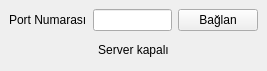
<?xml version="1.0" encoding="UTF-8"?>
<ui version="4.0">
 <class>MainWindow</class>
 <widget class="QMainWindow" name="MainWindow">
  <property name="geometry">
   <rect>
    <x>0</x>
    <y>0</y>
    <width>267</width>
    <height>71</height>
   </rect>
  </property>
  <property name="windowTitle">
   <string>MainWindow</string>
  </property>
  <widget class="QWidget" name="centralwidget">
   <layout class="QGridLayout" name="gridLayout_2">
    <item row="0" column="0">
     <layout class="QGridLayout" name="gridLayout">
      <item row="0" column="2">
       <widget class="QPushButton" name="pushButton">
        <property name="text">
         <string>Bağlan</string>
        </property>
       </widget>
      </item>
      <item row="0" column="1">
       <widget class="QLineEdit" name="lineEdit"/>
      </item>
      <item row="0" column="0">
       <widget class="QLabel" name="label">
        <property name="text">
         <string>Port Numarası</string>
        </property>
       </widget>
      </item>
      <item row="1" column="0" colspan="3">
       <widget class="QLabel" name="label_2">
        <property name="text">
         <string>Server kapalı</string>
        </property>
        <property name="alignment">
         <set>Qt::AlignCenter</set>
        </property>
       </widget>
      </item>
     </layout>
    </item>
   </layout>
  </widget>
 </widget>
 <resources/>
 <connections/>
</ui>
